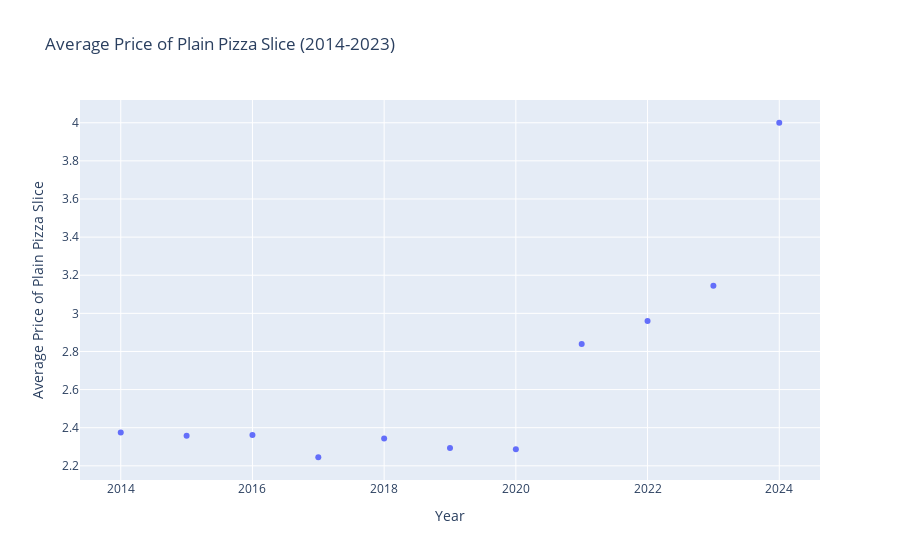

The code cell stored with this chart in its notebook:
### Code cell
#| label: scatter_plot
# Assuming you have a DataFrame named 'plain_pizza_df'
# Replace 'plain_pizza_df' with your actual DataFrame

# Sample data (replace with your actual data)
data = {
    'Year': plain_pizza_nyp['Year'],
    'Price': plain_pizza_nyp['Price as number'],  # Replace with the correct column name for price
}

df = pd.DataFrame(data)

# Calculate the average price for each year
average_prices = df.groupby('Year')['Price'].mean().reset_index()

# Create a scatter plot using Plotly Express
fig = px.scatter(
    average_prices,
    x='Year',
    y='Price',
    labels={'Price': 'Average Price of Plain Pizza Slice'},
    title='Average Price of Plain Pizza Slice (2014-2023)',
)

# Show the plot
fig.show()

### Figure 1 — Plotly figure (JSON) as saved in the notebook; plotly's stock layout.template omitted (floating-point values rounded to 4 significant figures)
{"data": [{"hovertemplate": "Year=%{x}<br>Average Price of Plain Pizza Slice=%{y}<extra></extra>", "legendgroup": "", "marker": {"color": "#636efa", "symbol": "circle"}, "mode": "markers", "name": "", "orientation": "v", "showlegend": false, "type": "scatter", "x": [2014, 2015, 2016, 2017, 2018, 2019, 2020, 2021, 2022, 2023, 2024], "xaxis": "x", "y": [2.375, 2.358, 2.362, 2.245, 2.343, 2.293, 2.287, 2.839, 2.96, 3.144, 4], "yaxis": "y"}], "layout": {"autosize": true, "legend": {"tracegroupgap": 0}, "title": {"text": "Average Price of Plain Pizza Slice (2014-2023)"}, "xaxis": {"anchor": "y", "autorange": true, "domain": [0, 1], "range": [2013.0, 2025.0], "title": {"text": "Year"}, "type": "linear"}, "yaxis": {"anchor": "x", "autorange": true, "domain": [0, 1], "range": [2.1, 4.145], "title": {"text": "Average Price of Plain Pizza Slice"}, "type": "linear"}}}
